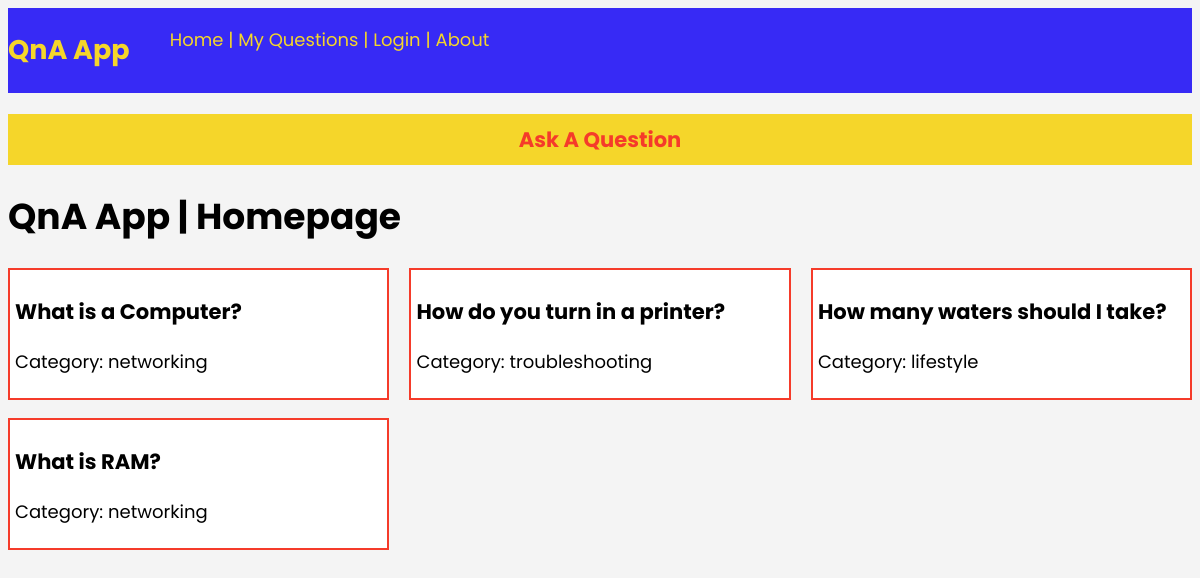
Before: / with the older database file.
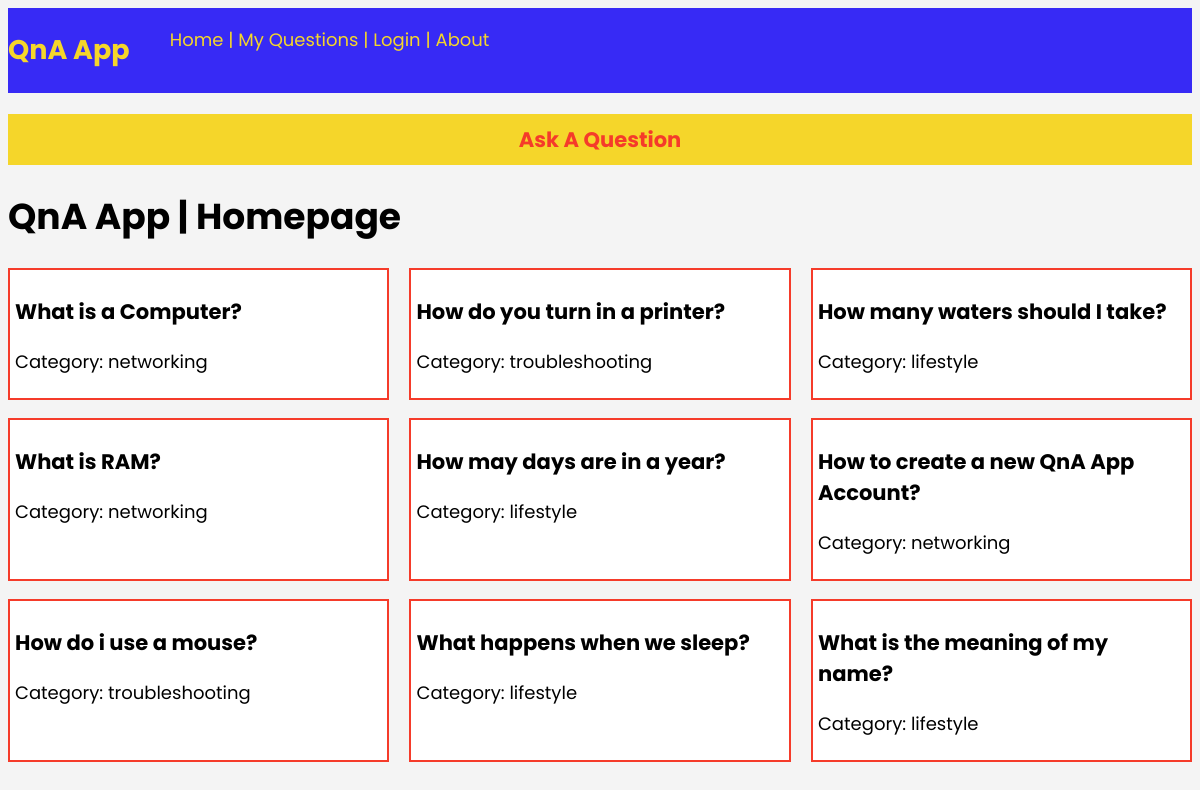
After: the same page with the newer database file.
### models.py (models this page shows)
class Question(db.Model):
    id = db.Column(db.Integer, primary_key = True)
    question_text = db.Column(db.Text, nullable = False)
    category = db.Column(db.String(20), nullable = False)
    asked_by_id = db.Column(db.Integer, db.ForeignKey('user.id'))
    answers_to_question = db.relationship(
        'Answer',
        foreign_keys = 'Answer.for_question_id',
        backref='the_question',
        lazy=True
    )

### app.py (the view)
@app.route('/')
def index():
    questions_dict = Question.query.all()
    return render_template('index.html', questions_dict=questions_dict)

### templates/index.html
{% extends "base.html" %} {% block content %}
<h1>QnA App | Homepage</h1>
<div class="container">
  {% for question in questions_dict %} {% if question.answer %}
  <div class="question-answered">
    <a href="{{url_for('view')}}">
      <h3>{{ question.question_text }}</h3>
      <p>Category: {{ question.category }}</p>
    </a>
  </div>
  {% else %}
  <div class="question">
    <a href="{{url_for('view')}}">
      <h3>{{ question.question_text }}</h3>
      <p>Category: {{ question.category }}</p>
    </a>
  </div>
  {% endif %} {% endfor %}
</div>
{% endblock %}

### templates/base.html (shortened to what this page needs)
<!DOCTYPE html>
<html lang="en">
  <head>
    <link
      rel="stylesheet"
      href="{{ url_for('static', filename='css/style.css') }}"
    />
  </head>
  <body>
    <header>
      <nav id="main-navbar">
        <h1>QnA App</h1>
        <ul>
          <li><a href="{{ url_for('index') }}">Home </a></li>
          <li>|</li>
          <li><a href="{{ url_for('myquestions') }}">My Questions</a></li>
          <li>|</li>
          {% if current_user.is_authenticated %}
          <li><a href="{{ url_for('logout') }}">Logout</a></li>
          {% else %}
          <li><a href="{{ url_for('login') }}">Login</a></li>
          {% endif %}
          <li>|</li>
          <li><a href="{{ url_for('about') }}">About</a></li>
        </ul>
      </nav>
    </header>
    <section id="ask-question">
      <center>
        <h3><a href="{{ url_for('ask') }}"> Ask A Question</a></h3>
      </center>
    </section>
    {% block content %} {% endblock %}
  </body>
</html>

### static/css/style.css (style rules this page uses)
body { background-color: #f4f4f4; font-family: "Poppins", sans-serif; font-size: 18px; }
.container { display: flex; flex-wrap: wrap; justify-content: space-between; }
.container div { flex-basis: 31%; background-color: white; padding: 5px; margin-bottom: 1em; }
#main-navbar { background-color: #372af5; color: #f5d62a; display: flex; }
#main-navbar li { list-style: none; display: inline; }
#main-navbar a { text-decoration: none; color: #f5d62a; }
#ask-question h3 { background-color: #f5d62a; padding-top: 10px; padding-bottom: 10px; }
#ask-question a { text-decoration: none; color: #f53b2a; }
.question { border: 2px #f53b2a solid; }
.question a { text-decoration: none; color: black; }

Changed rows visible on the page:
added Question: question_text "How may days are in a year?", category "lifestyle"
added Question: question_text "How to create a new QnA App Account?", category "networking"
added Question: question_text "How do i use a mouse?", category "troubleshooting"
added Question: question_text "What happens when we sleep?", category "lifestyle"
added Question: question_text "What is the meaning of my name?", category "lifestyle"
